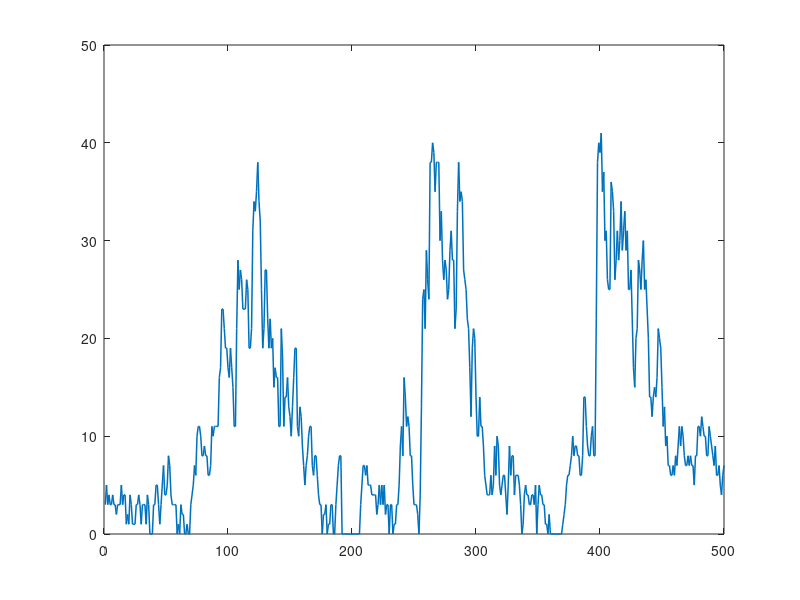

Source code (MATLAB):
 clear
 clc
% clear instance_scale1;
% load instance_scale1;  
% data=instance_scale1(:,1);
clear data;
load requestNum;
data=requestNum(1:3006,3);
start=1;
interval=6;
row=1;
if interval==1;
    plot(data)
    return 
end

for i=1:length(data);
    if start+interval>length(data);
    break;
    end
    new_data(row,:)=floor(mean(data(start:start+interval-1,:)));
    start=start+interval;
    row=row+1;
end
plot(new_data,'lineWidth',1.1)
 